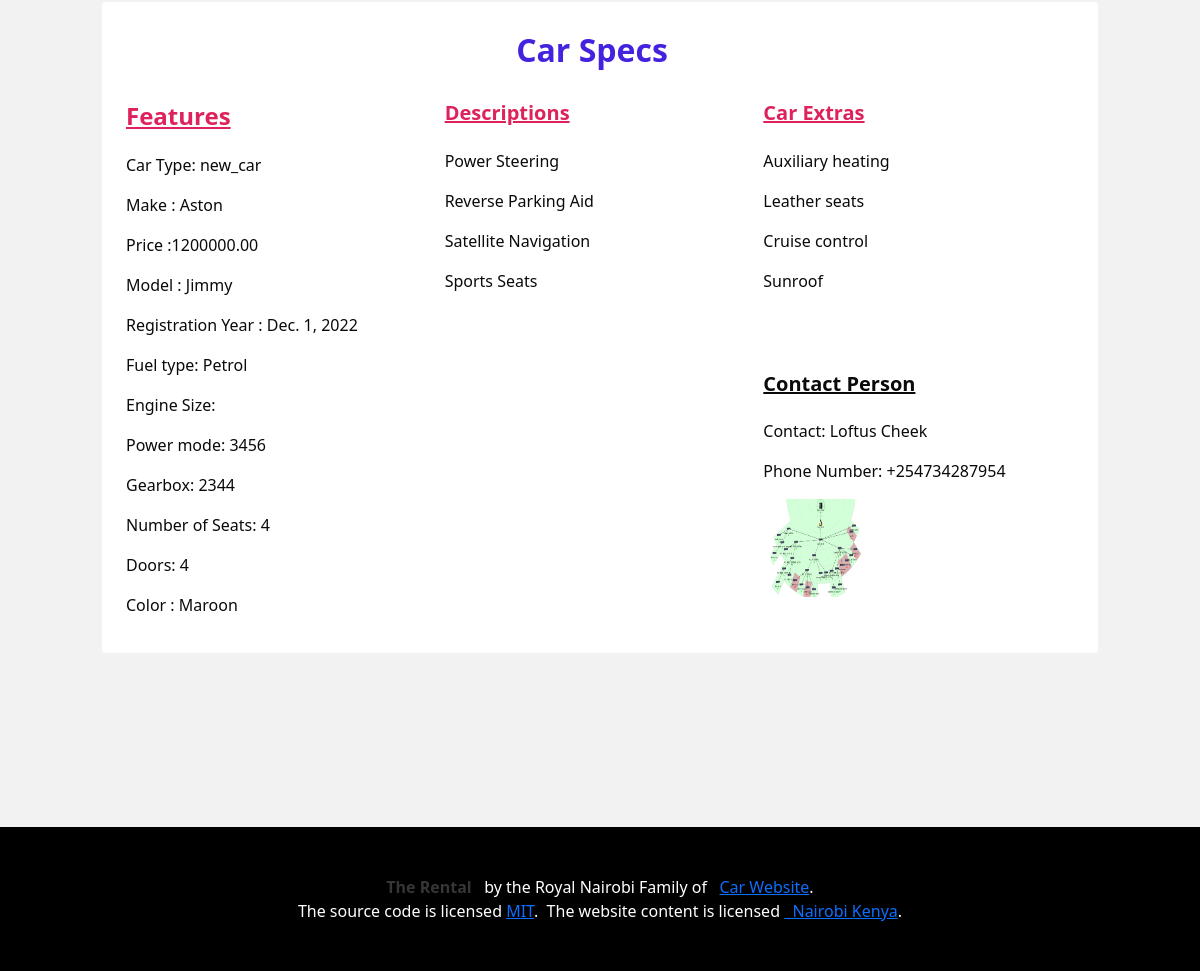
/cars/car/6 (signed in, lower part), run on an earlier commit of the app's database.
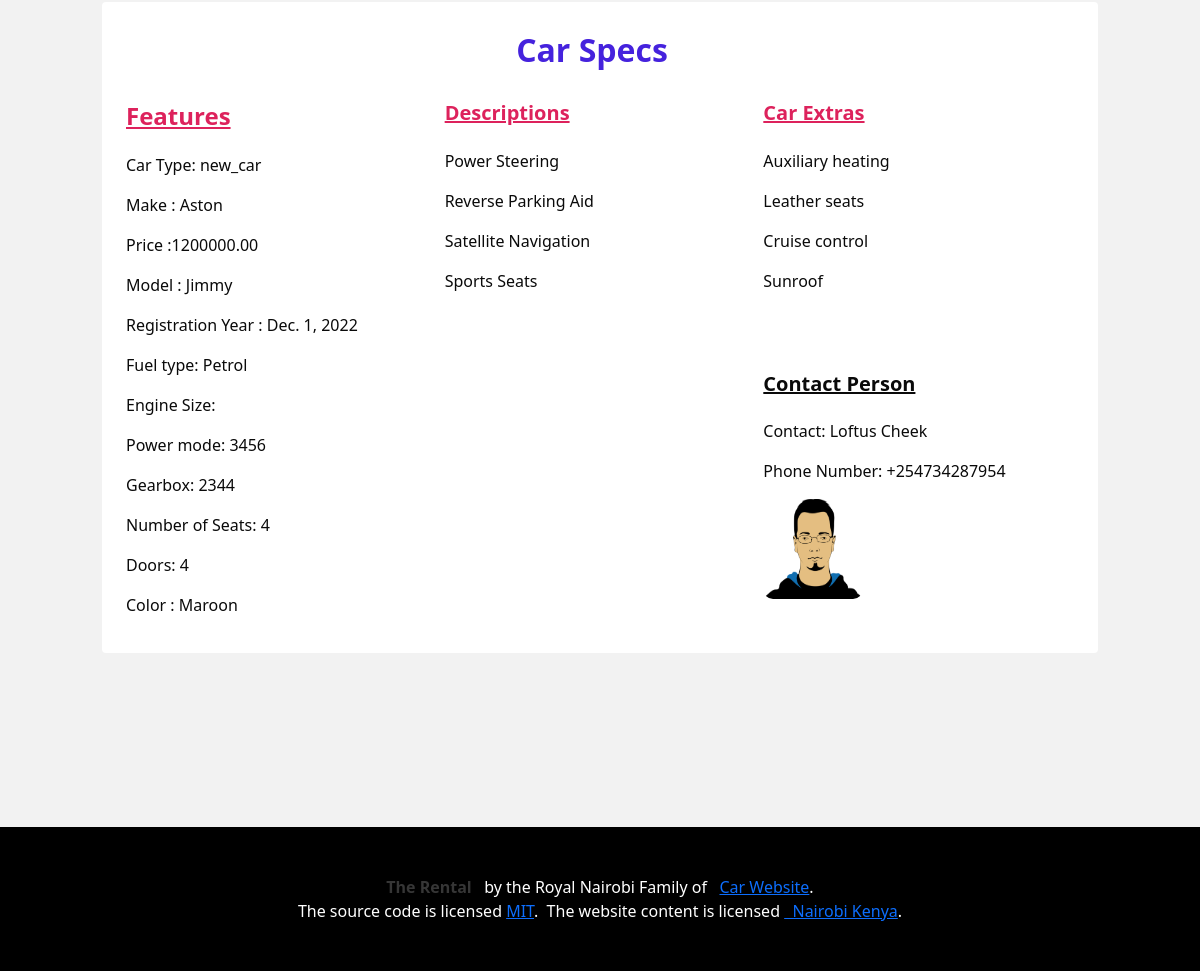
And on a later commit of the database.
### car_fleet/models.py (models this page shows, shortened)
class Car(models.Model):
    custom_user = models.ForeignKey(CustomUser, on_delete=models.CASCADE)
    car_image = models.ImageField(upload_to ='motors', default='race.jpg')
    car_category = models.ForeignKey(Category, null=True, on_delete=models.CASCADE)
    make = models.CharField(max_length=255, choices=CAR_MAKES)
    price = models.DecimalField(max_digits=10,decimal_places=2)
    model_type = models.CharField(max_length= 255, choices=CAR_MANUFACTURER)
    release_year = models.DateField(null=True)
    fuel = models.CharField(max_length=255)
    engine_mode_size = models.CharField(max_length=255)
    power = models.CharField(max_length=255)
    gearbox = models.CharField(max_length=255)
    number_of_seats = models.IntegerField()
    doors = models.IntegerField()
    color = models.CharField(max_length=255)
    description = models.ManyToManyField(Description)
    extra =  models.ManyToManyField(CarExtra)
    slug = models.SlugField(null=True)
    contact = models.ForeignKey(Contact,on_delete=models.CASCADE, null=True)
    class Meta:
        ordering = ["-make"]

class Contact(models.Model):
    dealer= models.CharField(max_length=30)
    avatar = models.ImageField(upload_to="media/profiles", null=True)
    phone_number = PhoneNumberField()
    def __str__(self):
        return self.dealer
        return '%s'% (self.dealer_name)

class Category(models.Model):
    name = models.CharField(max_length=255, choices=CAR_CATEGORY, default='used_car')
    slug = models.SlugField(null=True, unique= True)
    def __str__(self):
        return self.name

### car_fleet/views.py (the view)
# urls.py: path('car/<int:pk>',CarDetailAccessView.as_view(), name='car'),
class CarDetailAccessView(LoginRequiredMixin, DetailView):
    model = Car
    template_name ='pages/car_detail.html'
    success_url = 'home'

### accounts/templates/pages/car_detail.html (shortened to what this page needs)
{% extends 'main.html' %}
{% load humanize %}
{% block content %}
{% load thumbnail %}
<section class='section is-medium'>
  <div class="container is-fullhd" style="padding:30px;">
    <div class="notification is-white">
      <h3 class="title is-3" style="text-align:center; padding:10px;color:#4522DD;">Car Specs</h3>
      <div class="columns">
      <div class="column is-4">
        <h4 class="title is-4" style="text-decoration:underline;color:#DD225C;">Features</h4>
        <p>Car Type: {{object.car_category}}</p>
          <p>Make : {{object.make}}</p>
          <p>Price :{{object.price}}</p>
          <p>Model : {{object.model_type}}</p>
          <p>Registration Year : {{object.release_year}}</p>
          <p>Fuel type: {{object.fuel}}</p>
          <p>Engine Size: {{object.engine_mode}}</p>
          <p>Power mode: {{object.power}}</p>
          <p>Gearbox: {{object.gearbox}}</p>
          <p>Number of Seats: {{object.number_of_seats}}</p>
          <p>Doors: {{object.doors}}</p>
          <p>Color : {{object.color}}</p>
      </div>
      <div class="column is-4">
        <h5 class="title is-5" style="text-decoration:underline;color:#DD225C;">Descriptions</h5>
        {% for e in object.description.all %}
           <p>{{e.desc_1}}</p>
           <p>{{e.desc_2}}</p>
           <p>{{e.desc_3}}</p>
           <p>{{e.desc_4}}</p>
          {% endfor%}
      </div>
      <div class="column is-4">
        <h4 class="title is-5" style="text-decoration:underline;color:#DD225C;">Car Extras</h4>
        {% for extras in object.extra.all %}
            <p>{{extras.extra_1}}</p>
            <p>{{extras.extra_2}}</p>
            <p>{{extras.extra_3}}</p>
            <p>{{extras.extra_4}}</p>
          {% endfor%}
          <h4 class="title is-5" style="text-decoration:underline;margin-top:80px;">Contact Person</h4>
           <p>Contact: {{object.contact}}</p>
          <p>Phone Number: {{object.contact.phone_number }}</p>
          <figure class="image is-round ">
            <img src="{{object.contact.avatar.url }}" style="border-radius:10px; height:100px; width:100px;"/>
          </figure>
      </div>
    </div>
  </div>
</section>
{% endblock content %}

What changed in the data, as far as the page shows it:
changed through a linked row, Car "Aston": contact.avatar: a different picture
